Frame 1 (no input): blank canvas, image omitted
Frame 60 (no input): blank canvas, image omitted
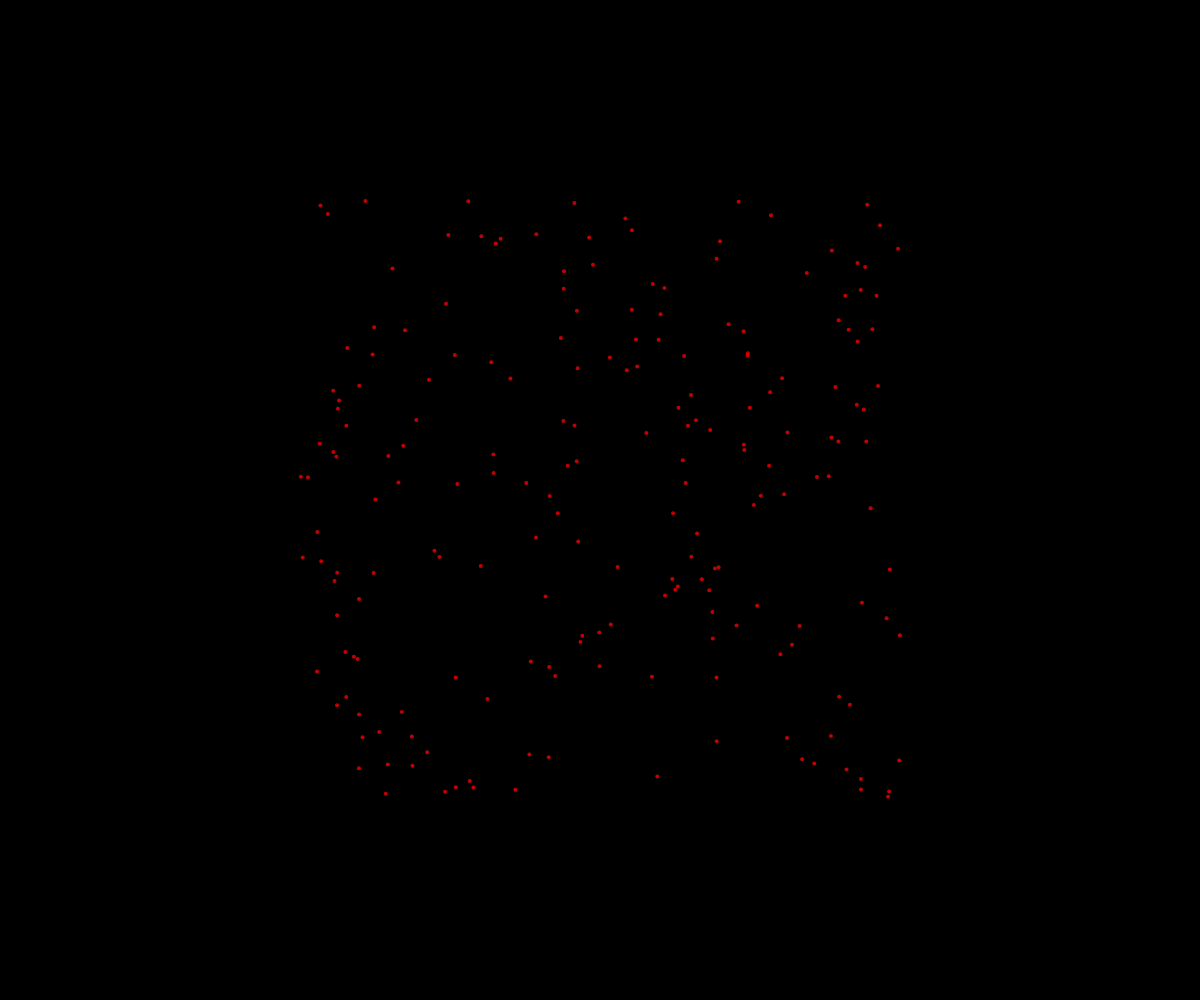
Frame 120 (the mouse pressed at the canvas centre since frame 60)

The p5.js sketch whose frames 1 and 60 were blank and that drew this single picture after the mouse press (run headless with seeded random() and noise() and a simulated clock; from frame 60 on, the mouse is pressed at the canvas centre):

// p5.js sketch
// ── sketch.js
// Fireworks OOP Demo

class Particle {
  constructor(x, y) {
    this.x = x;
    this.y = y;
    this.dx = random(-5, 5);
    this.dy = random(-5, 5);
    this.radius = 2;
    this.r = 255;
    this.g = 0;
    this.b = 0;
    this. opacity = 255;
  }

  display() {
    noStroke();
    fill(this.r, this.g, this.b, this.opacity);
    circle(this.x, this.y, this.radius*2);
  }

  update() {
    // move
    this.x += this.dx;
    this.y += this.dy;

    this.opacity--;
  }

  isDead() {
    return this.opacity <= 0;
  }

}

const NUMBER_OF_FIREWORKS_PER_CLICK = 200;
let theFireworks = [];

function setup() {
  createCanvas(windowWidth, windowHeight);
}

function draw() {
  background("black");

  for (let firework of theFireworks) {
    if (firework.isDead()) {
      // get rid of it
      let index = theFireworks.indexOf(firework);
      theFireworks.splice(index, 1);
    }
    else {
      firework.update();
      firework.display();
    }
  }
}

function mousePressed() {
  for (let i = 0; i < NUMBER_OF_FIREWORKS_PER_CLICK; i++) {
    let someFirework = new Particle(mouseX, mouseY);
    theFireworks.push(someFirework);
  }
}
